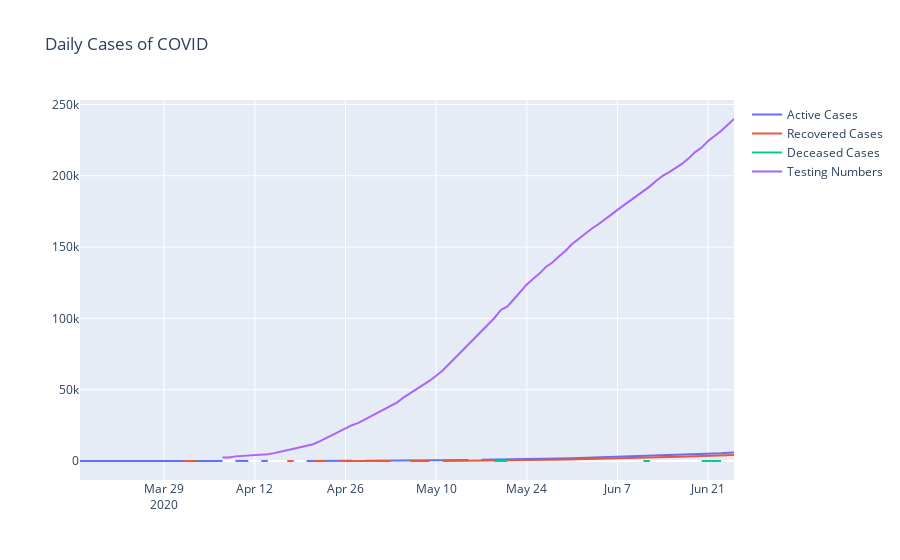

Notebook code for this chart:
### Code cell
# Plot cumulative case
fig = go.Figure()

fig.add_trace(go.Scatter( x=state_df.index, y=state_df.total_cases_h, name='Active Cases'))
fig.add_trace(go.Scatter( x=state_df.index, y=state_df.total_cases_r, name='Recovered Cases'))
fig.add_trace(go.Scatter( x=state_df.index, y=state_df.total_cases_d, name='Deceased Cases'))
fig.add_trace(go.Scatter( x=state_df.index, y=state_df['Total Tested'], name='Testing Numbers'))
fig.update_layout(title="Daily Cases of COVID")
fig.show()
